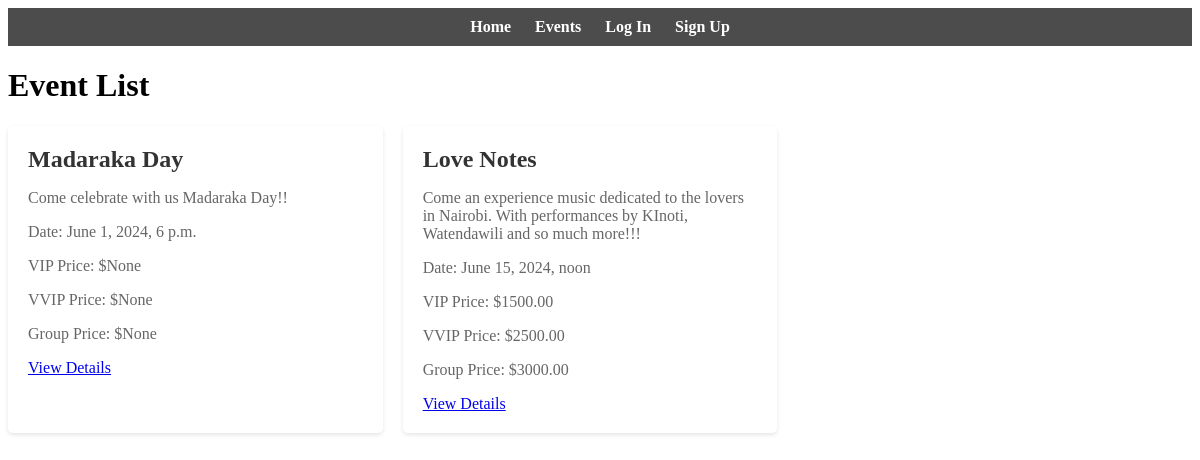
Screenshot of /events/ with the database file from the repository.
### events/models.py (models this page shows, shortened)
class Event(models.Model):
    name = models.CharField(max_length=255)
    description = models.TextField()
    date = models.DateTimeField()
    price_vip = models.DecimalField(max_digits=10, decimal_places=2, null=True, blank=True)
    price_vvip = models.DecimalField(max_digits=10, decimal_places=2, null=True, blank=True)
    price_group = models.DecimalField(max_digits=10, decimal_places=2, null=True, blank=True)
    tickets_vip = models.PositiveIntegerField(default=0)
    tickets_vvip = models.PositiveIntegerField(default=0)
    tickets_group = models.PositiveIntegerField(default=0)
    image = models.ImageField(upload_to='event_images/', blank=True, null=True)
    organizer = models.ForeignKey(Person, on_delete=models.CASCADE, related_name='organized_events', null=True, blank=True)

### events/views.py (the view)
# urls.py: path('', event_list, name='event_list'),
def event_list(request):
    events = Event.objects.all()
    return render(request, 'events/event_list.html', {'events': events})

### events/templates/events/event_list.html (shortened to what this page needs)
{% extends 'persons/base.html' %}
{% block content %}
<h1>Event List</h1>
  <div class="event-list">
    {% for event in events %}
      <div class="event-card">
            <div class="event-info">
              <h2>{{ event.name }}</h2>
              <p>{{ event.description }}</p>
              <p>Date: {{ event.date }}</p>
              <p>VIP Price: ${{ event.price_vip }}</p>
              <p>VVIP Price: ${{ event.price_vvip }}</p>
              <p>Group Price: ${{ event.price_group }}</p>
              <a href="{% url 'event_detail' event.id %}">View Details</a>
            </div>
      </div>
    {% endfor %}
    </div>
{% endblock %}

### events/templates/events/event_list.html (style rules this page uses)
body { background: url('https://images.unsplash.com/photo-1470229722913-7c0e2dbbafd3?q=80&w=2070&auto=format&fit=crop&ixlib=rb-4.0.3&ixid=M3wxMjA3fDB8MHxwaG90by1wYWdlfHx8fGVufDB8fHx8fA%3D%3D') no-repeat center center fixed; background-size: cover; }
.event-list { display: flex; flex-wrap: wrap; gap: 20px; }
.event-card { background-color: #fff; border-radius: 5px; box-shadow: 0 2px 4px rgba(0, 0, 0, 0.1); overflow: hidden; flex: 1 1 calc(33.333% - 20px); max-width: calc(33.333% - 20px); }
.event-card .event-info { padding: 20px; }
.event-card h2 { margin-top: 0; margin-bottom: 10px; color: #333; }
.event-card p { color: #666; }

### rows the page displays
Event: name "Madaraka Day", description "Come celebrate with us Madaraka Day!!", date "June 1, 2024, 6 p.m.", price_vip "None", price_vvip "None", price_group "None"
Event: name "Love Notes", description "Come an experience music dedicated to the lovers in Nairobi. With performances by KInoti, Watendawili and so much more!!!", date "June 15, 2024, noon", price_vip "1500.00", price_vvip "2500.00", price_group "3000.00"
